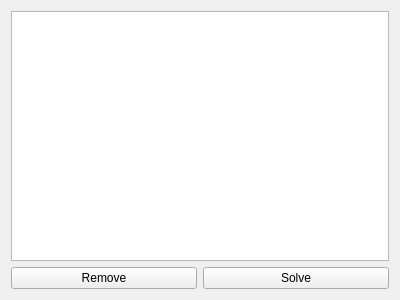
<?xml version="1.0" encoding="UTF-8"?>
<ui version="4.0">
 <class>GUIProgrammer</class>
 <widget class="QWidget" name="GUIProgrammer">
  <property name="geometry">
   <rect>
    <x>0</x>
    <y>0</y>
    <width>400</width>
    <height>300</height>
   </rect>
  </property>
  <property name="windowTitle">
   <string>GUIProgrammer</string>
  </property>
  <layout class="QVBoxLayout" name="verticalLayout">
   <item>
    <widget class="QListWidget" name="IssuesListWidget"/>
   </item>
   <item>
    <layout class="QGridLayout" name="gridLayout">
     <item row="0" column="0">
      <widget class="QPushButton" name="removeButton">
       <property name="text">
        <string>Remove</string>
       </property>
      </widget>
     </item>
     <item row="0" column="1">
      <widget class="QPushButton" name="solveButton">
       <property name="text">
        <string>Solve</string>
       </property>
      </widget>
     </item>
    </layout>
   </item>
  </layout>
 </widget>
 <layoutdefault spacing="6" margin="11"/>
 <resources/>
 <connections/>
</ui>
